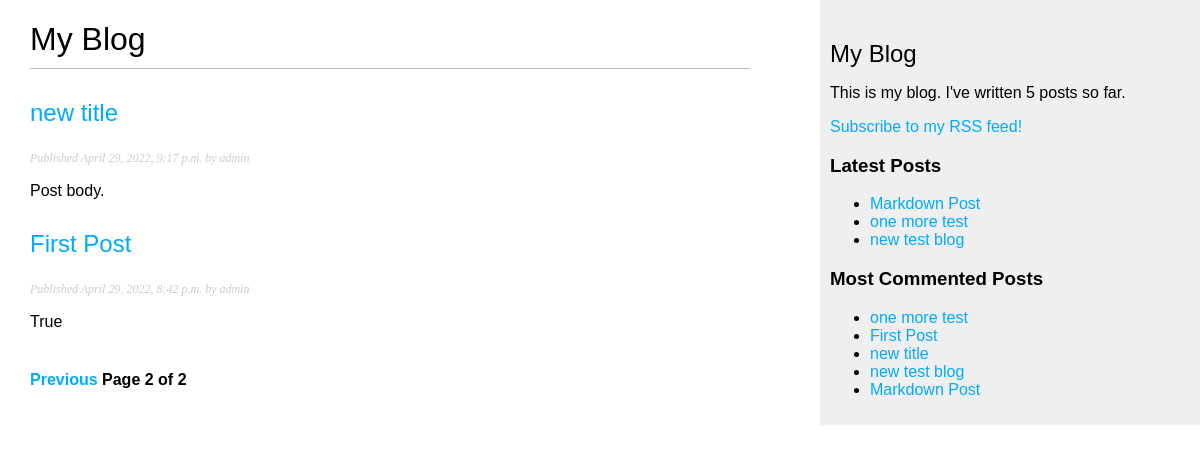
Screenshot of /blog/?page=2 with the database file from the repository.
### blog/models.py (models this page shows, shortened)
class Post (models.Model):
  tags = TaggableManager()
  STATUS_CHOICES = {
    ('draft', 'Draft'),
    ('published', 'Published'),
  }
  title = models.CharField(max_length=250)
  slug = models.SlugField(max_length=250, unique_for_date='publish')
  author = models.ForeignKey(User, on_delete=models.CASCADE, related_name='blog_posts')
  body = models.TextField('')
  publish = models.DateTimeField(default=timezone.now)
  created = models.DateField(auto_now_add=True)
  updated = models.DateTimeField(auto_now=True)
  status = models.CharField(max_length=10, choices=STATUS_CHOICES, default='draft')
  objects = models.Manager()
  published = PublishedManager()
  def get_absolute_url(self):
    return reverse('blog:post_detail',
                    args=[self.publish.year,
                          self.publish.month,
                          self.publish.day, self.slug])
  class Meta:
    ordering = ('-publish',)

### blog/views.py (the view)
# urls.py: path('', views.post_list, name='post_list'),
def post_list(request, tag_slug=None):
  object_list = Post.published.all()
  tag = None
  if tag_slug:
    tag = get_object_or_404(Tag, slug=tag_slug)
    object_list = object_list.filter(tags__in=[tag])
  paginator = Paginator(object_list, 3)
  page = request.GET.get('page')
  try:
    posts = paginator.page(page)
  except PageNotAnInteger:
    posts = paginator.page(1)
  except EmptyPage:
    posts = paginator.page(paginator.num_pages)
  return render(request, 'blog/post/list.html', {'page': page, 'posts': posts, 'tag': tag})

### blog/models.py (called while the page is built)
  def get_queryset(self):
    return super(PublishedManager, self).get_queryset().filter(status='published')

### blog/templatetags/blog_tags.py (called while the page is built)
@register.filter(name="markdown")
def markdown_format(text):
  return mark_safe(markdown.markdown(text))

@register.simple_tag
def total_posts():
  return Post.published.count()

@register.simple_tag
def get_most_commented_posts(count=5):
  return Post.published.annotate(total_comments=Count('comments')).order_by('-total_comments')[:count]

@register.inclusion_tag('blog/post/latest_posts.html')
def show_latest_posts(count=5):
  latest_posts = Post.published.order_by('-publish')[:count]
  return {'latest_posts': latest_posts}

### blog/templates/blog/post/list.html (shortened to what this page needs)
{% extends "blog/base.html" %}
{% load blog_tags %}
{% block content %}
  <h1>My Blog</h1>
  {% for post in posts %}
    <h2>
      <a href="{{ post.get_absolute_url }}">
        {{ post.title }}
      </a>
    </h2>
    <p class="date">
      Published {{ post.publish }} by {{ post.author }}
    </p>
    {{ post.body|markdown|truncatewords_html:30 }}
  {% endfor %}
  {% include "pagination.html" with page=posts %}
{% endblock %}

### blog/templates/blog/base.html (shortened to what this page needs)
{% load blog_tags %}
{% load static %}
<!DOCTYPE html>
<html>
  <head>
    <link href="{% static "css/blog.css" %}" rel="stylesheet">
  </head>
  <body>
    <div id="content">
      {% block content %}
      {% endblock %}
    </div>
    <div id="sidebar">
      <h2>My Blog</h2>
      <p>This is my blog. I've written {% total_posts %} posts so far.</p>
      <p>
        <a href="{% url "blog:post_feed" %}">Subscribe to my RSS feed!</a>
      </p>
      <h3>Latest Posts</h3>
      {% show_latest_posts 3 %}
      <h3>Most Commented Posts</h3>
      {% get_most_commented_posts as most_commented_posts %}
      <ul>
        {% for post in most_commented_posts %}
          <li>
            <a href="{{ post.get_absolute_url }}">{{ post.title }}</a>
          </li>
        {% endfor %}
      </ul>
    </div>
  </body>
</html>

### blog/templates/blog/post/latest_posts.html
<ul>
  {% for post in latest_posts %}
    <li>
      <a href="{{ post.get_absolute_url }}">{{ post.title }}</a>
    </li>
  {% endfor %}
</ul>

### blog/static/css/blog.css (style rules this page uses)
body { margin:0; padding:0; font-family:helvetica, sans-serif; }
a { color:#00abff; text-decoration:none; }
h1 { font-weight:normal; border-bottom:1px solid #bbb; padding:0 0 10px 0; }
h2 { font-weight:normal; margin:30px 0 0; }
#content { float:left; width:60%; padding:0 0 0 30px; }
#sidebar { float:right; width:30%; padding:10px; background:#efefef; height:100%; }
p.date { color:#ccc; font-family: georgia, serif; font-size: 12px; font-style: italic; }

### rows the page displays
Post: title "new title", publish "April 29, 2022, 9:17 p.m.", author "admin", body "Post body."
Post: title "First Post", publish "April 29, 2022, 8:42 p.m.", author "admin", body "True"
Post: title "Markdown Post"
Post: title "one more test"
Post: title "new test blog"

### other values shown
{{ page.number }} "2"
{{ page.paginator.num_pages }} "2"
